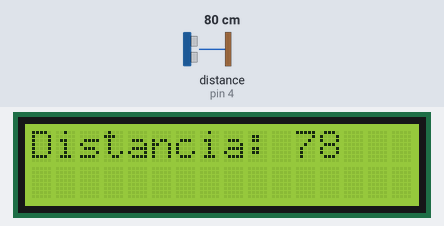
Recording of a sketch running on a simulated Arduino Uno, built with avr-gcc and run on an emulated ATmega328P. On the bench: 16×2 character LCD. Wiring (inferred from the names in the program): ultrasonic range finder: trigger pin 5; echo pin 4. The inputs (shaded band) are chosen by the test bench; at power-on: distance to the obstacle (sensor on pin 4) 80 cm. The echo pulse lasts 58.3 µs per cm; what the sketch prints to the serial monitor is not drawn.

Above: at 1.2 s.
1.3 s: distance to the obstacle (sensor on pin 4) set to 2 cm
At 1.43 s:
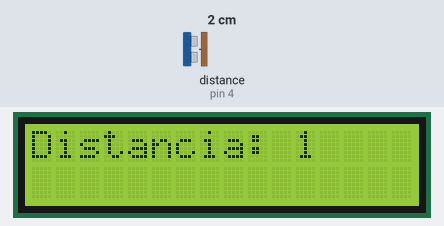
2.9 s: distance to the obstacle (sensor on pin 4) set to 4 cm
At 2.99 s:
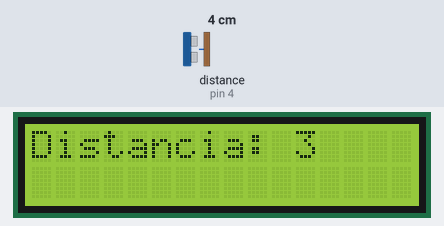
4.4 s: distance to the obstacle (sensor on pin 4) set to 9 cm
At 4.46 s:
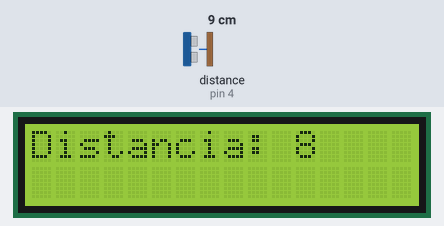

The sketch:

display.ino
```cpp
#include <LiquidCrystal.h>
#include <HCSR04.h>
int trigger = 5;
int echo = 4;
LiquidCrystal lcd(12, 11, 10, 9, 8, 7, 6);
void setup() {
  // put your setup code here, to run once:
  lcd.begin(16, 2);
  Serial.begin(9600);
  pinMode(trigger, OUTPUT);
  pinMode(echo, INPUT);
  digitalWrite(trigger, LOW);
}

void loop() {
  // put your main code here, to run repeatedly:
  lcd.clear();
  lcd.print("Distancia: ");
  digitalWrite(trigger, HIGH);
  delayMicroseconds(10);          //Enviamos un pulso de 10us
  digitalWrite(trigger, LOW);
  long t = pulseIn(echo, HIGH);
  long d = t*0.034/2;             //escalamos el tiempo a una distancia en cm

  Serial.println(d);
  lcd.print(d);      //Enviamos serialmente el valor de la distancia
  delay(100);
}
```

Measured:
- after the input at 1.3 s, the display: first differs from a run without the input after 0.08 s (image 1)
- after the input at 2.9 s, the display: first differs from a run without the input after 0.05 s (image 2)
- after the input at 4.4 s, the display: first differs from a run without the input at once (image 3)
